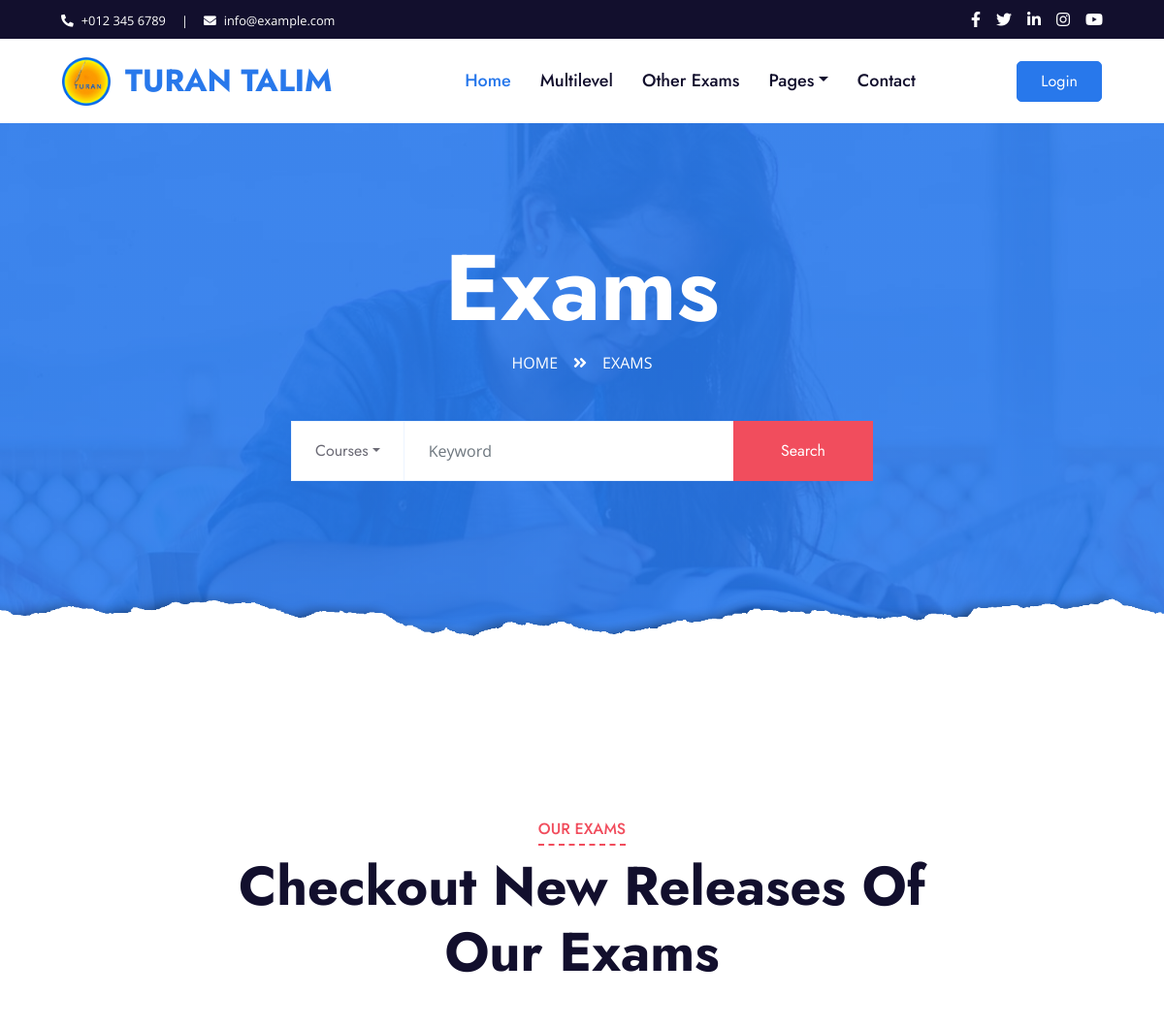
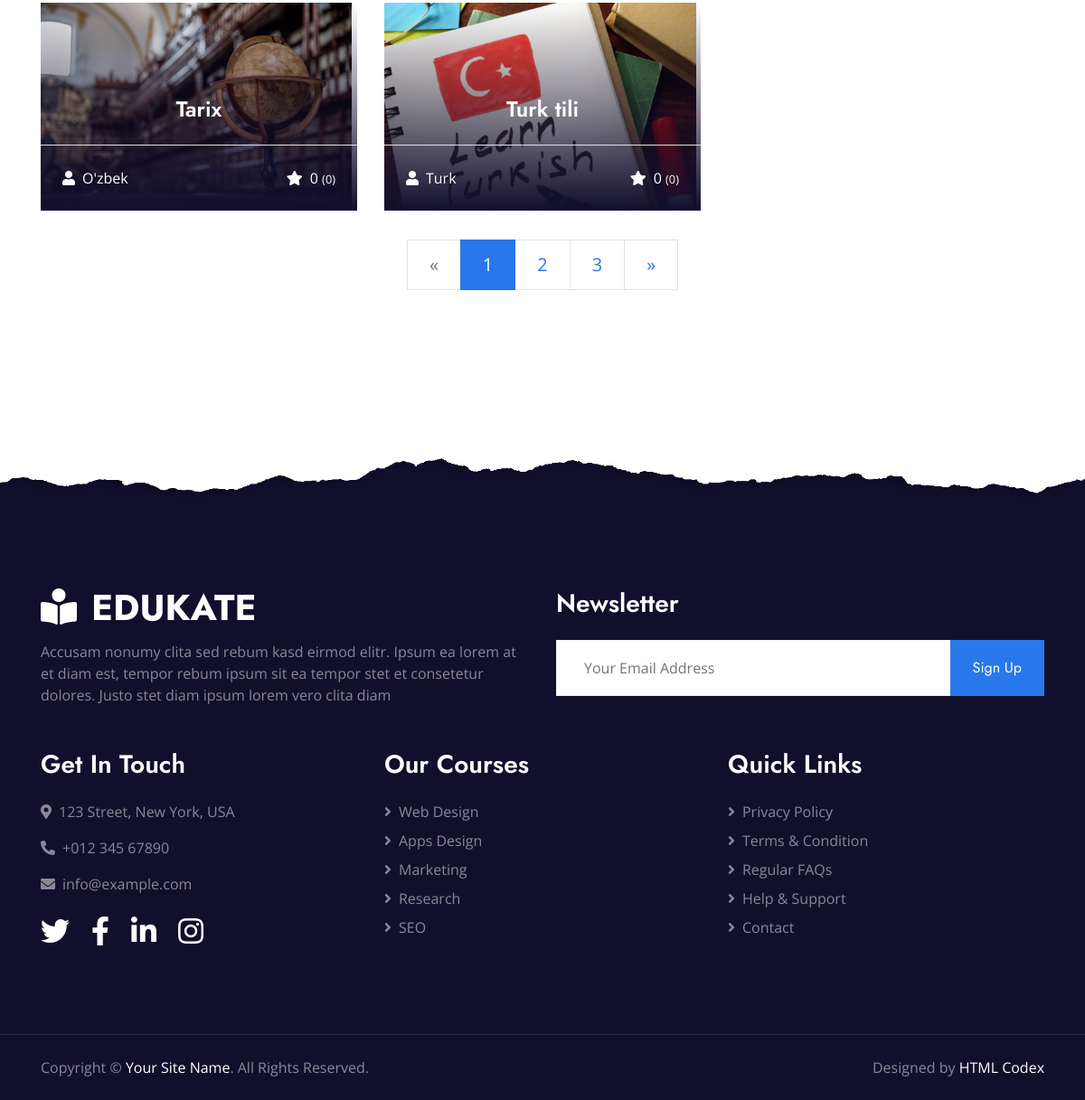
The page /exams/ (signed in) on the database its author committed (2 pictures, top to bottom).
### exams/models.py (models this page shows, shortened)
class Direction(models.Model):
    picture = models.ImageField(upload_to='directions/', verbose_name="Rasm")
    title = models.CharField(max_length=150, verbose_name="Sarlavha")
    language = models.ForeignKey(Language, on_delete=models.SET_NULL, null=True, verbose_name="Til")
    mark = models.IntegerField(default=0, verbose_name="Bahosi")
    learners = models.IntegerField(default=0, verbose_name="O'quvchilar soni")
    def show_picture(self):
        if self.picture:
            return format_html(
                '<img src="{}" width="100" style="max-height:50px; object-fit: cover;" />',
                self.picture.url
            )
        return "(No Image)"
    show_picture.short_description = "Yo'nalish rasmi"

### main/models.py (models this page shows, shortened)
class Language(models.Model):
    name = models.CharField(max_length=100)
    picture = models.ImageField(upload_to='languages/', null=True, blank=True)
    flag = models.CharField(max_length=8)
    def __str__(self):
        return self.name

### main/views.py (the view, shortened to what this page needs)
# urls.py: path('exams/', ExamsView.as_view(), name='exams'),
class ExamsView(View):
    def get(self, request):
        if request.user.is_authenticated:
            context = {
                'user': request.user,
                'directions': Direction.objects.all()
            }
            return render(request, 'directions.html', context)
        return redirect('signing')

### templates/directions.html (shortened to what this page needs)
{% extends 'base.html' %}
{% load static %}
{% block content %}
    <div class="jumbotron jumbotron-fluid page-header position-relative overlay-bottom" style="margin-bottom: 90px;">
        <div class="container text-center py-5">
            <h1 class="text-white display-1">Exams</h1>
            <div class="d-inline-flex text-white mb-5">
                <p class="m-0 text-uppercase"><a class="text-white" href="/">Home</a></p>
                <i class="fa fa-angle-double-right pt-1 px-3"></i>
                <p class="m-0 text-uppercase">Exams</p>
            </div>
            <div class="mx-auto mb-5" style="width: 100%; max-width: 600px;">
                <div class="input-group">
                    <div class="input-group-prepend">
                        <button class="btn btn-outline-light bg-white text-body px-4 dropdown-toggle" type="button" data-toggle="dropdown"
                            aria-haspopup="true" aria-expanded="false">Courses</button>
                    </div>
                    <input type="text" class="form-control border-light" style="padding: 30px 25px;" placeholder="Keyword">
                    <div class="input-group-append">
                        <button class="btn btn-secondary px-4 px-lg-5">Search</button>
                    </div>
                </div>
            </div>
        </div>
    </div>
    <div class="container-fluid py-5">
        <div class="container py-5">
            <div class="row mx-0 justify-content-center">
                <div class="col-lg-8">
                    <div class="section-title text-center position-relative mb-5">
                        <h6 class="d-inline-block position-relative text-secondary text-uppercase pb-2">Our Exams</h6>
                        <h1 class="display-4">Checkout New Releases Of Our Exams</h1>
                    </div>
                </div>
            </div>
            <div class="row">
                {% for direction in directions %}
                <div class="col-lg-4 col-md-6 pb-4">
                    <a class="courses-list-item position-relative d-block overflow-hidden mb-2" href="/exam/direction/{{ direction.id }}">
                        <img class="img-fluid" src="{{ direction.picture.url }}" alt="">
                        <div class="courses-text">
                            <h4 class="text-center text-white px-3">{{ direction.title}}</h4>
                            <div class="border-top w-100 mt-3">
                                <div class="d-flex justify-content-between p-4">
                                    <span class="text-white"><i class="fa fa-user mr-2"></i>{{ direction.language }}</span>
                                    <span class="text-white"><i class="fa fa-star mr-2"></i>{{ direction.mark }}
                                        <small>({{ direction.learners }})</small></span>
                                </div>
                            </div>
                        </div>
                    </a>
                </div>
                {% endfor %}
                <div class="col-12">
                    <nav aria-label="Page navigation">
                        <ul class="pagination pagination-lg justify-content-center mb-0">
                          <li class="page-item disabled">
                            <a class="page-link rounded-0" href="#" aria-label="Previous">
                              <span aria-hidden="true">&laquo;</span>
                            </a>
                          </li>
                          <li class="page-item active"><a class="page-link" href="#">1</a></li>
                          <li class="page-item"><a class="page-link" href="#">2</a></li>
                          <li class="page-item"><a class="page-link" href="#">3</a></li>
                          <li class="page-item">
                            <a class="page-link rounded-0" href="#" aria-label="Next">
                              <span aria-hidden="true">&raquo;</span>
                            </a>
                          </li>
                        </ul>
                      </nav>
                </div>
            </div>
        </div>
    </div>
{% endblock %}

### templates/base.html (shortened to what this page needs)
{% load static %}
<!DOCTYPE html>
<html lang="en">
<head>
    <link href="https://cdnjs.cloudflare.com/ajax/libs/font-awesome/5.10.0/css/all.min.css" rel="stylesheet">
    <link href="{% static 'lib/owlcarousel/assets/owl.carousel.min.css' %}" rel="stylesheet">
    <link href="{% static 'css/style.css' %}" rel="stylesheet">
</head>
<body>
<div class="container-fluid bg-dark">
    <div class="row py-2 px-lg-5">
        <div class="col-lg-6 text-center text-lg-left mb-2 mb-lg-0">
            <div class="d-inline-flex align-items-center text-white">
                <small><i class="fa fa-phone-alt mr-2"></i>+012 345 6789</small>
                <small class="px-3">|</small>
                <small><i class="fa fa-envelope mr-2"></i>info@example.com</small>
            </div>
        </div>
        <div class="col-lg-6 text-center text-lg-right">
            <div class="d-inline-flex align-items-center">
                <a class="text-white px-2" href="">
                    <i class="fab fa-facebook-f"></i>
                </a>
                <a class="text-white px-2" href="">
                    <i class="fab fa-twitter"></i>
                </a>
                <a class="text-white px-2" href="">
                    <i class="fab fa-linkedin-in"></i>
                </a>
                <a class="text-white px-2" href="">
                    <i class="fab fa-instagram"></i>
                </a>
                <a class="text-white pl-2" href="">
                    <i class="fab fa-youtube"></i>
                </a>
            </div>
        </div>
    </div>
</div>
<div class="container-fluid p-0">
    <nav class="navbar navbar-expand-lg bg-white navbar-light py-3 py-lg-0 px-lg-5">
        <a href="" class="navbar-brand ml-lg-3" style="display: flex; align-items: center; gap: 15px;">
            <image style="height: 50px" src="{% static 'img/logo.png' %}" alt="logo"></image>
            <h2 class="m-0 text-uppercase text-primary">Turan Talim</h2>
        </a>
        <div class="collapse navbar-collapse justify-content-between px-lg-3" id="navbarCollapse">
            <div class="navbar-nav mx-auto py-0">
                <a href="/" class="nav-item nav-link active">Home</a>
                <a href="/multilevel/" class="nav-item nav-link">Multilevel</a>
                <a href="/exams/" class="nav-item nav-link">Other Exams</a>
                <div class="nav-item dropdown">
                    <a href="#" class="nav-link dropdown-toggle" data-toggle="dropdown">Pages</a>
                </div>
                <a href="contact.html" class="nav-item nav-link">Contact</a>
            </div>
            {% if is_user %}
                <a href="/users/profile/" class="btn btn-primary py-2 px-4 d-none d-lg-block"
                   style="border-radius: 5px;">{{ user.first_name }} {{ user.last_name }}</a>
            {% else %}
                <a href="/users/signing/" class="btn btn-primary py-2 px-4 d-none d-lg-block"
                   style="border-radius: 5px;">Login</a>
            {% endif %}
        </div>
    </nav>
</div>
{% block content %}
{% endblock %}
<div class="container-fluid position-relative overlay-top bg-dark text-white-50 py-5" style="margin-top: 90px;">
    <div class="container mt-5 pt-5">
        <div class="row">
            <div class="col-md-6 mb-5">
                <a href="/" class="navbar-brand">
                    <h1 class="mt-n2 text-uppercase text-white"><i class="fa fa-book-reader mr-3"></i>Edukate</h1>
                </a>
                <p class="m-0">Accusam nonumy clita sed rebum kasd eirmod elitr. Ipsum ea lorem at et diam est, tempor
                    rebum ipsum sit ea tempor stet et consetetur dolores. Justo stet diam ipsum lorem vero clita
                    diam</p>
            </div>
            <div class="col-md-6 mb-5">
                <h3 class="text-white mb-4">Newsletter</h3>
                <div class="w-100">
                    <div class="input-group">
                        <input type="text" class="form-control border-light" style="padding: 30px;"
                               placeholder="Your Email Address">
                        <div class="input-group-append">
                            <button class="btn btn-primary px-4">Sign Up</button>
                        </div>
                    </div>
                </div>
            </div>
        </div>
        <div class="row">
            <div class="col-md-4 mb-5">
                <h3 class="text-white mb-4">Get In Touch</h3>
                <p><i class="fa fa-map-marker-alt mr-2"></i>123 Street, New York, USA</p>
                <p><i class="fa fa-phone-alt mr-2"></i>+012 345 67890</p>
                <p><i class="fa fa-envelope mr-2"></i>info@example.com</p>
                <div class="d-flex justify-content-start mt-4">
                    <a class="text-white mr-4" href="#"><i class="fab fa-2x fa-twitter"></i></a>
                    <a class="text-white mr-4" href="#"><i class="fab fa-2x fa-facebook-f"></i></a>
                    <a class="text-white mr-4" href="#"><i class="fab fa-2x fa-linkedin-in"></i></a>
                    <a class="text-white" href="#"><i class="fab fa-2x fa-instagram"></i></a>
                </div>
            </div>
            <div class="col-md-4 mb-5">
                <h3 class="text-white mb-4">Our Courses</h3>
                <div class="d-flex flex-column justify-content-start">
                    <a class="text-white-50 mb-2" href="#"><i class="fa fa-angle-right mr-2"></i>Web Design</a>
                    <a class="text-white-50 mb-2" href="#"><i class="fa fa-angle-right mr-2"></i>Apps Design</a>
                    <a class="text-white-50 mb-2" href="#"><i class="fa fa-angle-right mr-2"></i>Marketing</a>
                    <a class="text-white-50 mb-2" href="#"><i class="fa fa-angle-right mr-2"></i>Research</a>
                    <a class="text-white-50" href="#"><i class="fa fa-angle-right mr-2"></i>SEO</a>
                </div>
            </div>
            <div class="col-md-4 mb-5">
                <h3 class="text-white mb-4">Quick Links</h3>
                <div class="d-flex flex-column justify-content-start">
                    <a class="text-white-50 mb-2" href="#"><i class="fa fa-angle-right mr-2"></i>Privacy Policy</a>
                    <a class="text-white-50 mb-2" href="#"><i class="fa fa-angle-right mr-2"></i>Terms & Condition</a>
                    <a class="text-white-50 mb-2" href="#"><i class="fa fa-angle-right mr-2"></i>Regular FAQs</a>
                    <a class="text-white-50 mb-2" href="#"><i class="fa fa-angle-right mr-2"></i>Help & Support</a>
                    <a class="text-white-50" href="#"><i class="fa fa-angle-right mr-2"></i>Contact</a>
                </div>
            </div>
        </div>
    </div>
</div>
<div class="container-fluid bg-dark text-white-50 border-top py-4"
     style="border-color: rgba(256, 256, 256, .1) !important;">
    <div class="container">
        <div class="row">
            <div class="col-md-6 text-center text-md-left mb-3 mb-md-0">
                <p class="m-0">Copyright &copy; <a class="text-white" href="#">Your Site Name</a>. All Rights Reserved.
                </p>
            </div>
            <div class="col-md-6 text-center text-md-right">
                <p class="m-0">Designed by <a class="text-white" href="https://htmlcodex.com">HTML Codex</a>
                </p>
            </div>
        </div>
    </div>
</div>
</body>
</html>

### rows shown on the page
Direction: picture (picture), title "Tarix", language "O'zbek", mark "0", learners "0"
Direction: picture (picture), title "Turk tili", language "Turk", mark "0", learners "0"
